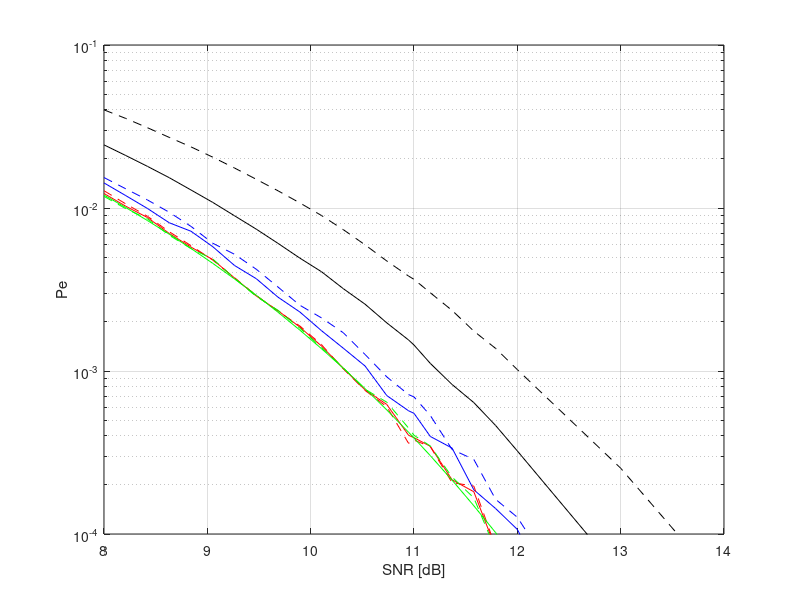

MATLAB code to generate this figure:
close all; clear all; clc;

load('pe_plots_data.mat');

% Plots
figure;
semilogy(SNRs, pe_le, 'b--');
hold on;
semilogy(SNRs, pe_dfe, 'b-');
semilogy(SNRs, pe_aa2, 'k--');
semilogy(SNRs, pe_aa, 'k-');
semilogy(SNRs, pe_vit, 'r--');
semilogy(SNRs, pe_mlm, 'r');

semilogy(SNRs, pe_theor_bound, 'g-');
semilogy(SNRs, pe_noisi, 'g--');

xlabel('SNR [dB]');
ylabel('Pe');
grid on;
xlim([8, 14]);
ylim([1e-4, 1e-1]);

print('pe_plot', -'depsc');
